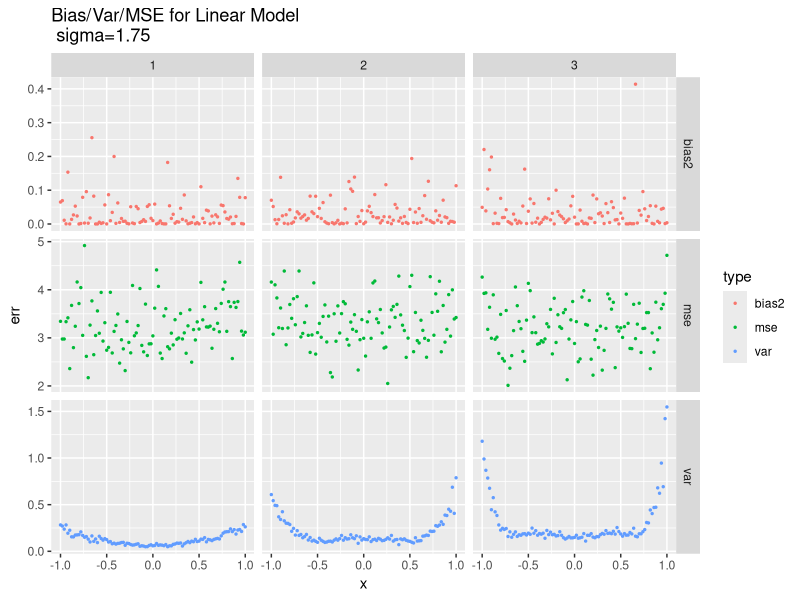

Reproduce this figure in R. (Note: a time limit stopped this script after it produced the figure.)
## ---- chunk 1
knitr::opts_chunk$set(echo = TRUE)
library(tidyverse)
## ---- chunk 2
biasVarTO3 <- function(form,sizeDS,numDS,x0){
  allVals <- matrix(ncol=2,nrow=numDS)
  for(m in 1:numDS){
    mod <- lm(formula(form),buildData(f,sizeDS,sig))
    pred <- predict(mod,newdata=data.frame(x=x0))
    allVals[m,1] <- pred
  }
  allVals[,2] <- f(x0)+rnorm(numDS,0,sig)
  
  allVals.df <- data.frame(pred=allVals[,1],true=allVals[,2])
  mse <- with(allVals.df,mean((pred-true)^2))
  var0 <- with(allVals.df,var(pred))
  bias2 <- with(allVals.df,mean(pred-true))^2
  noise <- sig^2
  c(mse,var0,bias2,noise)
}
## ---- chunk 3
buildData <- function(func,sizeDS,sig,xMin = -1, xMax = 1){
##predictor
x<-runif(sizeDS,xMin, xMax) # inputs
## Repsonse
y<-func(x)+rnorm(sizeDS,0,sig) #realized values f(x)+noise
## Put in a data frame
data.frame(x,y)
}
## ---- chunk 4
f1 <- function(x) x+2
f2 <- function(x) (x-1)*(x+1)
f3 <- function(x) x*(x-1)*(x+1)
form1 <- "y~x"
form2 <- "y~x+I(x^2)"
form3 <- "y~x+I(x^2)+I(x^3)"
sig <-1.75
sizeDS <- 50
numReps <- 100 

K <- 101
## Range
xMin <- -1
xMax <- 1
xVals<-seq(xMin, xMax,length=K)
## ---- chunk 5
f <-f1
resVals1 <- matrix(nrow=K,ncol=4)
for(k in 1:K){
resVals1[k,] <- biasVarTO3(form1,sizeDS,numReps,xVals[k])
}
resVals2 <- matrix(nrow=K,ncol=4)
for(k in 1:K){
resVals2[k,] <- biasVarTO3(form2,sizeDS,numReps,xVals[k])
}
resVals3 <- matrix(nrow=K,ncol=4)
for(k in 1:K){
resVals3[k,] <- biasVarTO3(form3,sizeDS,numReps,xVals[k])
}
## ---- chunk 6
#Flex 1
data1.df <- data.frame(resVals1,deg=1)
names(data1.df) <- c("mse","var","bias2","noise","deg")
#Flex 2
data2.df <- data.frame(resVals2,deg=2)
names(data2.df) <- c("mse","var","bias2","noise","deg")
#Flex 3
data3.df <- data.frame(resVals3,deg=3)
names(data3.df) <- c("mse","var","bias2","noise","deg")

data.df <- bind_rows(data1.df,data2.df,data3.df)
##Add x values..note the repetition (one set for each flex value)
data.df$x <- rep(xVals,3)
## ---- chunk 7
data.df %>%
select(-noise) %>%
gather(type,err,c(mse,var,bias2)) %>%
ggplot()+
geom_point(aes(x,err,color=type),size=.5)+
facet_grid(type~deg,scale="free_y")+ ##free_y allows different scales
labs(title=sprintf("Bias/Var/MSE for Linear Model\n sigma=%s",sig))
## ---- chunk 8
f <-f2
resVals1 <- matrix(nrow=K,ncol=4)
for(k in 1:K){
resVals1[k,] <- biasVarTO3(form1,sizeDS,numReps,xVals[k])
}
resVals2 <- matrix(nrow=K,ncol=4)
for(k in 1:K){
resVals2[k,] <- biasVarTO3(form2,sizeDS,numReps,xVals[k])
}
resVals3 <- matrix(nrow=K,ncol=4)
for(k in 1:K){
resVals3[k,] <- biasVarTO3(form3,sizeDS,numReps,xVals[k])
}
## ---- chunk 9
#Flex 1
data1.df <- data.frame(resVals1,deg=1)
names(data1.df) <- c("mse","var","bias2","noise","deg")
#Flex 2
data2.df <- data.frame(resVals2,deg=2)
names(data2.df) <- c("mse","var","bias2","noise","deg")
#Flex 3
data3.df <- data.frame(resVals3,deg=3)
names(data3.df) <- c("mse","var","bias2","noise","deg")

data.df <- bind_rows(data1.df,data2.df,data3.df)
##Add x values..note the repetition (one set for each flex value)
data.df$x <- rep(xVals,3)
## ---- chunk 10
data.df %>%
select(-noise) %>%
gather(type,err,c(mse,var,bias2)) %>%
ggplot()+
geom_point(aes(x,err,color=type),size=.5)+
facet_grid(type~deg,scale="free_y")+ ##free_y allows different scales
labs(title=sprintf("Bias/Var/MSE for Quadratic Model\n sigma=%s",sig))
## ---- chunk 11
f <-f3
resVals1 <- matrix(nrow=K,ncol=4)
for(k in 1:K){
resVals1[k,] <- biasVarTO3(form1,sizeDS,numReps,xVals[k])
}
resVals2 <- matrix(nrow=K,ncol=4)
for(k in 1:K){
resVals2[k,] <- biasVarTO3(form2,sizeDS,numReps,xVals[k])
}
resVals3 <- matrix(nrow=K,ncol=4)
for(k in 1:K){
resVals3[k,] <- biasVarTO3(form3,sizeDS,numReps,xVals[k])
}
## ---- chunk 12
#Flex 1
data1.df <- data.frame(resVals1,deg=1)
names(data1.df) <- c("mse","var","bias2","noise","deg")
#Flex 2
data2.df <- data.frame(resVals2,deg=2)
names(data2.df) <- c("mse","var","bias2","noise","deg")
#Flex 3
data3.df <- data.frame(resVals3,deg=3)
names(data3.df) <- c("mse","var","bias2","noise","deg")

data.df <- bind_rows(data1.df,data2.df,data3.df)
##Add x values..note the repetition (one set for each flex value)
data.df$x <- rep(xVals,3)
## ---- chunk 13
data.df %>%
select(-noise) %>%
gather(type,err,c(mse,var,bias2)) %>%
ggplot()+
geom_point(aes(x,err,color=type),size=.5)+
facet_grid(type~deg,scale="free_y")+ ##free_y allows different scales
labs(title=sprintf("Bias/Var/MSE for 3rd Model\n sigma=%s",sig))
